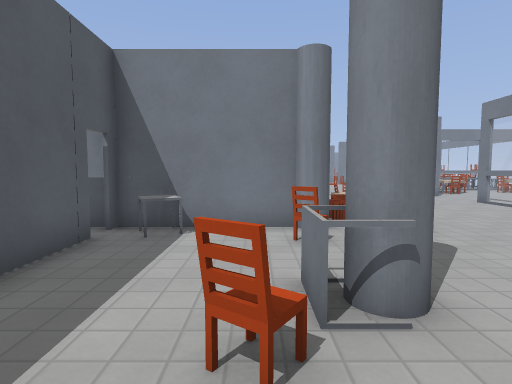
View 1 (above)

19 first-person views from a walk through a 3-D level made in the Godot game engine. The camera is 1.3 m above the floor, tilts 4° down and sees 80° across. The floor is counted in squares, 1 m on a side. Each view is taken from the middle of a square. On the plan, view 1 faces up. The plan holds only what a view shows up to about 14 squares ahead; the rest is blank. The place goes on beyond the plan. Characters and animated objects are left out. Surface patterns are stand-ins for the level's own textures.

View 2
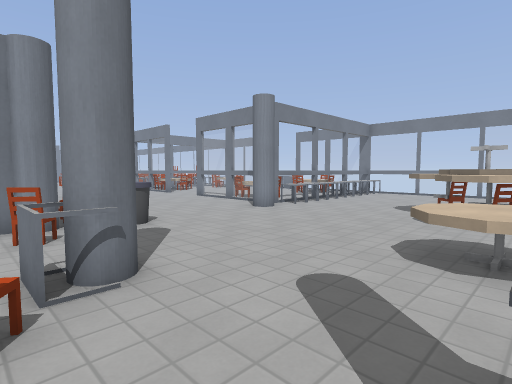

View 3
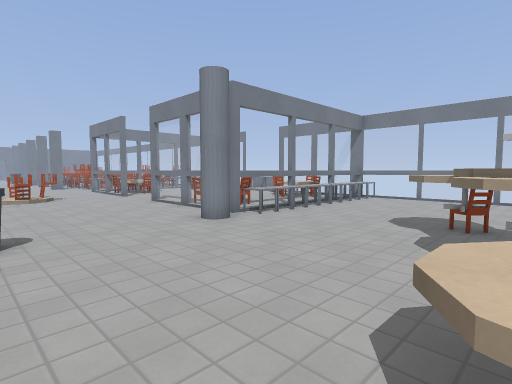

View 4
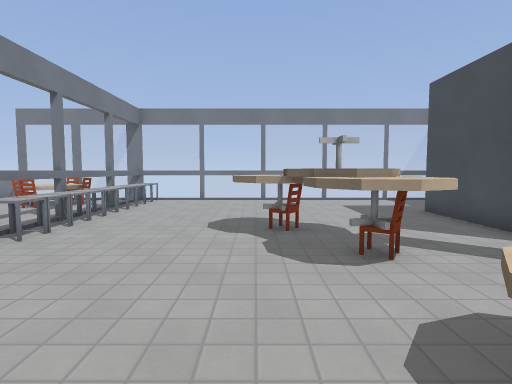

View 5
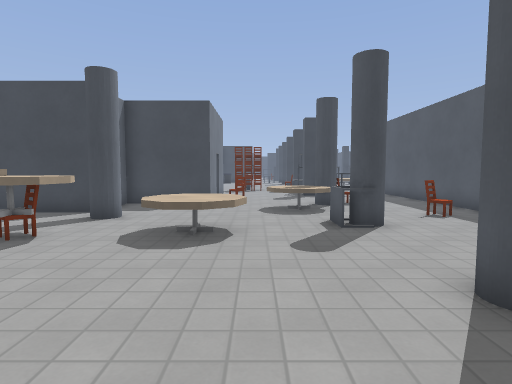

View 6
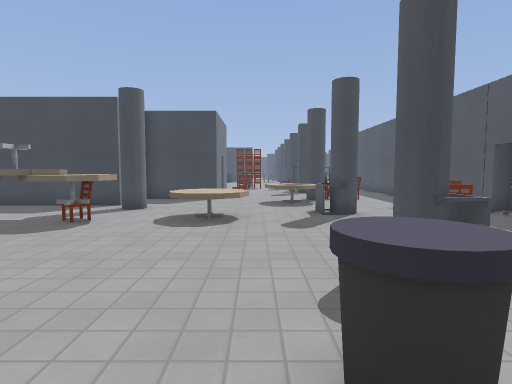

View 7
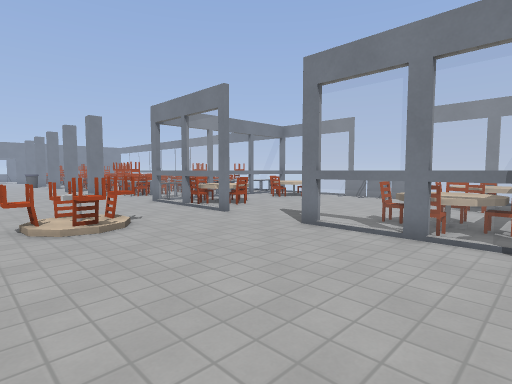

View 8
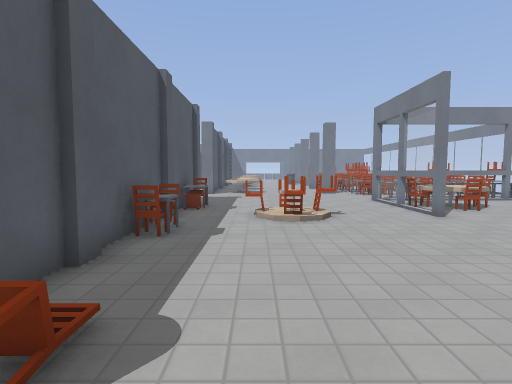

View 9
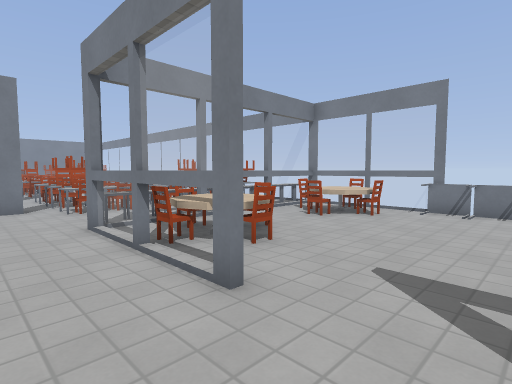

View 10
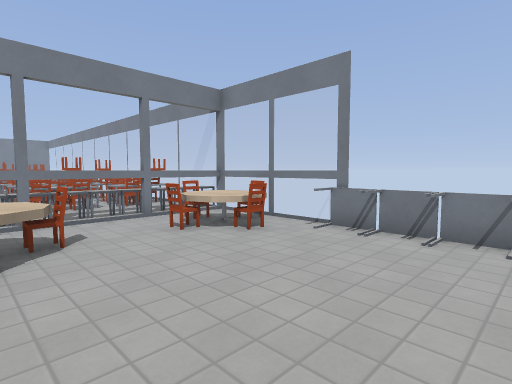

View 11
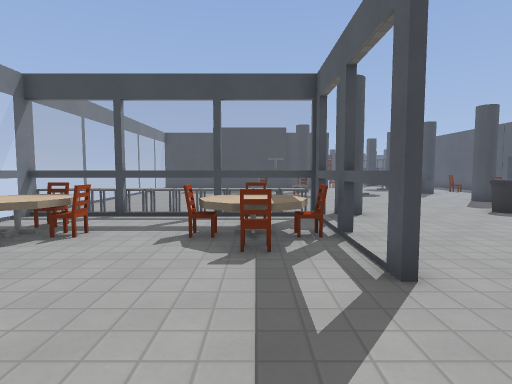

View 12
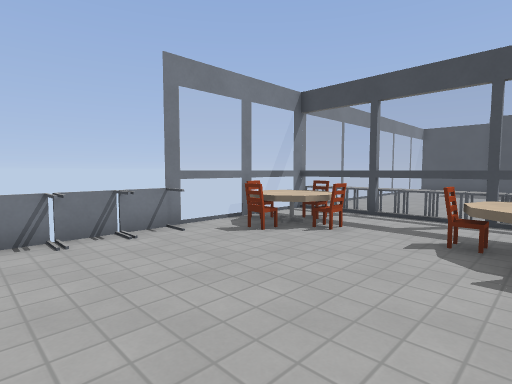

View 13
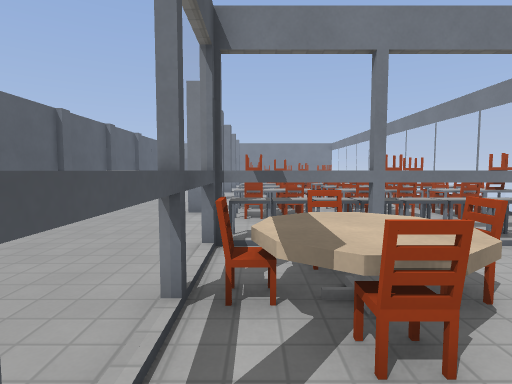

View 14
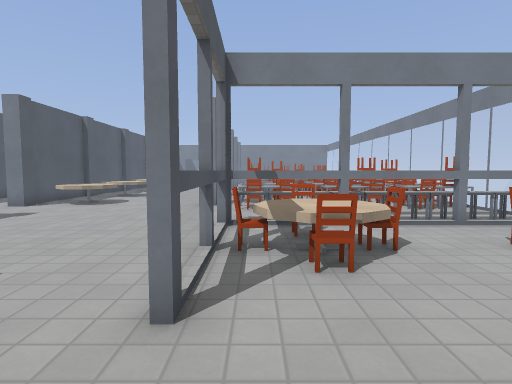

View 15
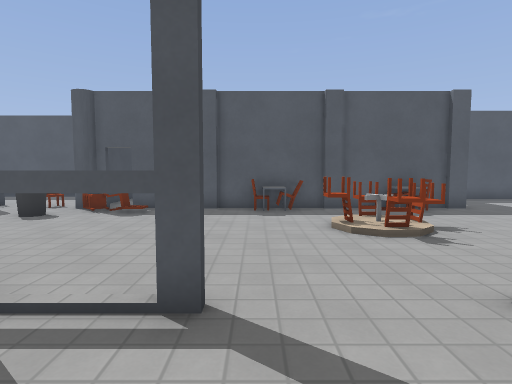

View 16
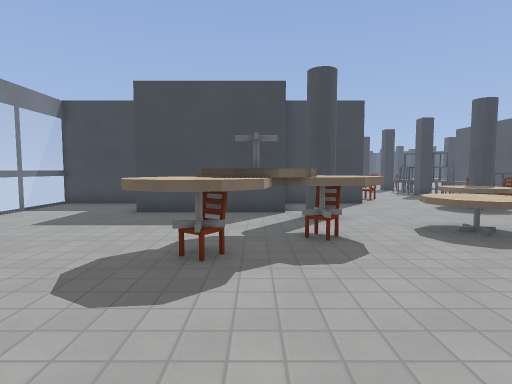

View 17
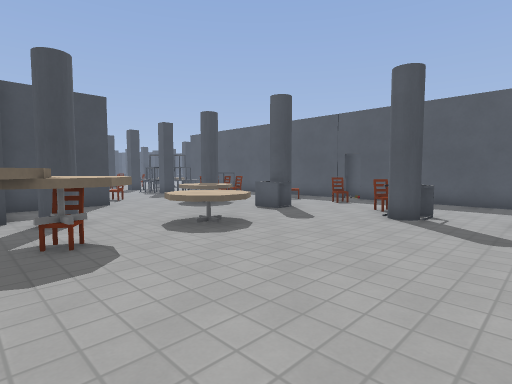

View 18
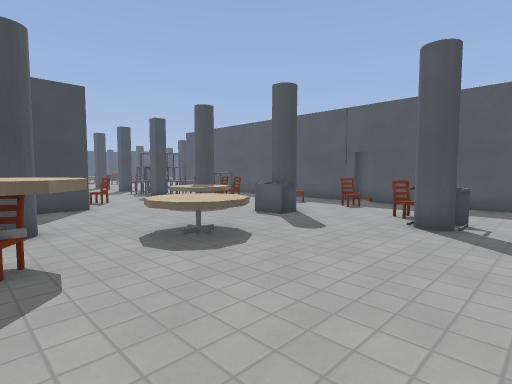

View 19
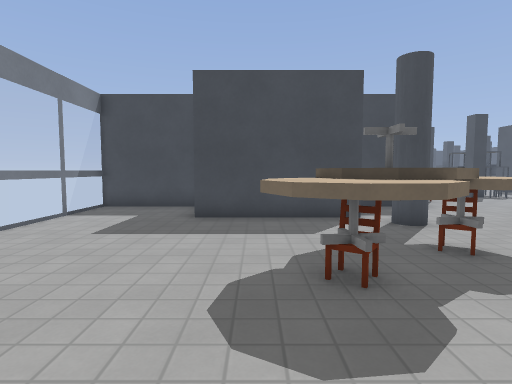

### Floor plan
Key: @ floor where view 1 was taken; # wall or solid block; x gap in a wall; . floor; = window, fence, low wall or low ledge; ^ raised ledge; T thing the floor can be seen under or through; C chair; A table; O other object.
Columns run from 3 left of view 1 to 18 right of it. Each row starts with its distance up from view 1.
 29     #O     #.
 28     #       .OO O
 27     #.   .. .OO O  OO
 26     #.  ... .CO.OO#CO
 25  #..#AAA...#.CO.OO^OO#
 24  #....A......CO OC^CO#
 23  #...........CC CC.CC#
 22   ...................
 21     .........^^^^^^^^
 20     #.......###...x###
 19     #O......#AC....CA#
 18     #O......#CAC..CAC#
 17     #...C...#.C....CA#
 16     #..CAC..#.......##
 15     #...C...........=#
 14     #C..............=#
 13     #C..............=#
 12     #.......T........#
 11     #.......T.C....C.#
 10     #........CAC..CAO#
  9     #C......T.CA..AC.#
  8     #O......T........#
  7 #####.^....#T^^#^^#^^#
  6 #^..O.^..............#
  5 #...C................#
  4 #....................#
  3 #...#................#
  2 #..C.........AAA.....#
  1 #..........AAAAA.....#
  0 #..@...AAA.AAAA......#
 -1 #C..##..AA..A........#
 -2 #....................#
 -3 #.C..........#####...#
 -4 #....AA.....### ##...#
 -5 #....AA.....#    #...#
 -6 #.O^O#...####    #####
 -7 #.O O....#
 -8 #.  ....C#

Positions as (right, up) in squares from view 1, and headings:
1: (0, 0), facing up
2: (0, -1), facing up-right
3: (3, 0), facing up-right
4: (4, 2), facing right
5: (4, 6), facing down
6: (4, 8), facing down
7: (3, 8), facing up-right
8: (4, 7), facing up
9: (7, 13), facing up-right
10: (11, 12), facing up-right
11: (11, 16), facing down
12: (11, 16), facing down-right
13: (10, 15), facing up
14: (10, 13), facing up
15: (12, 13), facing left
16: (10, 6), facing down
17: (10, 6), facing down-left
18: (9, 5), facing down-left
19: (12, 5), facing down
